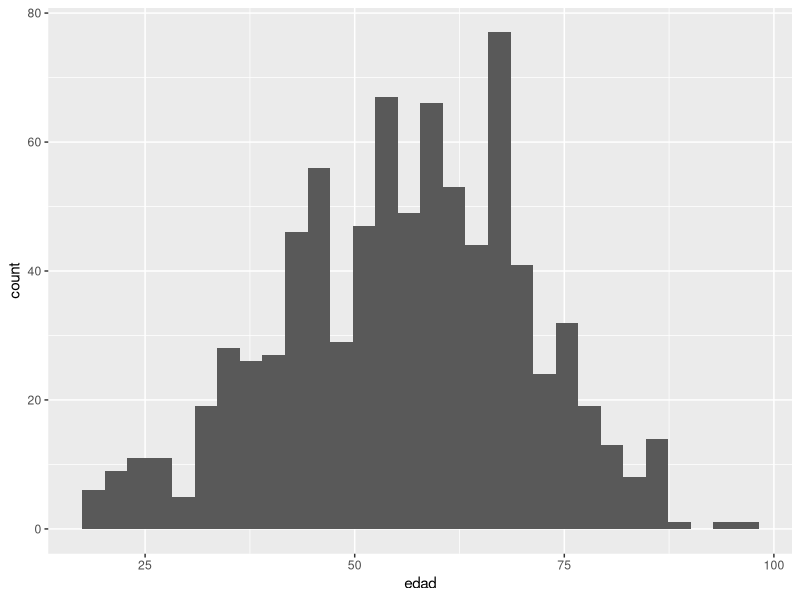

R code for this plot:
## ---- chunk 1
knitr::opts_chunk$set(echo = TRUE)

library(tidyverse)
library(here)
## ---- chunk 2
ca_mama <- read.csv(here("data", "cancer_seno.csv"), header = TRUE)
## ---- chunk 3
str(ca_mama)
names(ca_mama) <- c("edad", 
                    "forma", 
                    "margen",
                    "dens", 
                    "sev")
## ---- chunk 4
sapply(ca_mama,function(x) sum(is.na(x)))
## ---- chunk 5
ca_mama %>%
  ggplot(aes(edad)) + 
  geom_histogram()
